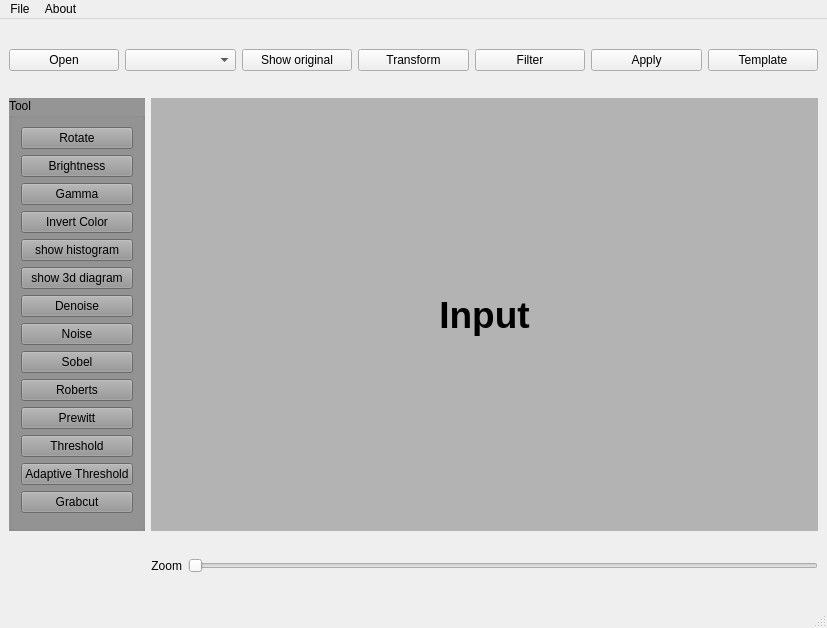
<?xml version="1.0" encoding="UTF-8"?>
<ui version="4.0">
 <class>MainWindow</class>
 <widget class="QMainWindow" name="MainWindow">
  <property name="geometry">
   <rect>
    <x>0</x>
    <y>0</y>
    <width>827</width>
    <height>628</height>
   </rect>
  </property>
  <property name="windowTitle">
   <string>MainWindow</string>
  </property>
  <widget class="QWidget" name="centralwidget">
   <layout class="QGridLayout" name="gridLayout_2">
    <item row="2" column="2">
     <widget class="QSlider" name="slider_zoom_input_img">
      <property name="orientation">
       <enum>Qt::Horizontal</enum>
      </property>
     </widget>
    </item>
    <item row="2" column="1">
     <widget class="QLabel" name="lbl_zoom_input_img">
      <property name="text">
       <string>Zoom</string>
      </property>
      <property name="alignment">
       <set>Qt::AlignRight|Qt::AlignTrailing|Qt::AlignVCenter</set>
      </property>
     </widget>
    </item>
    <item row="0" column="0" colspan="3">
     <layout class="QHBoxLayout" name="horizontalLayout">
      <item>
       <widget class="QPushButton" name="btn_open">
        <property name="text">
         <string>Open</string>
        </property>
        <property name="shortcut">
         <string>Ctrl+O</string>
        </property>
       </widget>
      </item>
      <item>
       <widget class="QComboBox" name="cbox_blur"/>
      </item>
      <item>
       <widget class="QPushButton" name="btn_revert">
        <property name="text">
         <string>Show original</string>
        </property>
        <property name="shortcut">
         <string>Ctrl+O</string>
        </property>
       </widget>
      </item>
      <item>
       <widget class="QPushButton" name="btn_transform">
        <property name="text">
         <string>Transform</string>
        </property>
       </widget>
      </item>
      <item>
       <widget class="QPushButton" name="btn_filter">
        <property name="text">
         <string>Filter</string>
        </property>
       </widget>
      </item>
      <item>
       <widget class="QPushButton" name="btn_apply">
        <property name="text">
         <string>Apply</string>
        </property>
       </widget>
      </item>
      <item>
       <widget class="QPushButton" name="btn_">
        <property name="text">
         <string>Template</string>
        </property>
       </widget>
      </item>
     </layout>
    </item>
    <item row="1" column="0">
     <widget class="QGroupBox" name="grb_Tool">
      <property name="palette">
       <palette>
        <active>
         <colorrole role="WindowText">
          <brush brushstyle="SolidPattern">
           <color alpha="255">
            <red>0</red>
            <green>0</green>
            <blue>0</blue>
           </color>
          </brush>
         </colorrole>
         <colorrole role="Button">
          <brush brushstyle="SolidPattern">
           <color alpha="255">
            <red>149</red>
            <green>149</green>
            <blue>149</blue>
           </color>
          </brush>
         </colorrole>
         <colorrole role="Light">
          <brush brushstyle="SolidPattern">
           <color alpha="255">
            <red>223</red>
            <green>223</green>
            <blue>223</blue>
           </color>
          </brush>
         </colorrole>
         <colorrole role="Midlight">
          <brush brushstyle="SolidPattern">
           <color alpha="255">
            <red>186</red>
            <green>186</green>
            <blue>186</blue>
           </color>
          </brush>
         </colorrole>
         <colorrole role="Dark">
          <brush brushstyle="SolidPattern">
           <color alpha="255">
            <red>74</red>
            <green>74</green>
            <blue>74</blue>
           </color>
          </brush>
         </colorrole>
         <colorrole role="Mid">
          <brush brushstyle="SolidPattern">
           <color alpha="255">
            <red>99</red>
            <green>99</green>
            <blue>99</blue>
           </color>
          </brush>
         </colorrole>
         <colorrole role="Text">
          <brush brushstyle="SolidPattern">
           <color alpha="255">
            <red>0</red>
            <green>0</green>
            <blue>0</blue>
           </color>
          </brush>
         </colorrole>
         <colorrole role="BrightText">
          <brush brushstyle="SolidPattern">
           <color alpha="255">
            <red>255</red>
            <green>255</green>
            <blue>255</blue>
           </color>
          </brush>
         </colorrole>
         <colorrole role="ButtonText">
          <brush brushstyle="SolidPattern">
           <color alpha="255">
            <red>0</red>
            <green>0</green>
            <blue>0</blue>
           </color>
          </brush>
         </colorrole>
         <colorrole role="Base">
          <brush brushstyle="SolidPattern">
           <color alpha="255">
            <red>255</red>
            <green>255</green>
            <blue>255</blue>
           </color>
          </brush>
         </colorrole>
         <colorrole role="Window">
          <brush brushstyle="SolidPattern">
           <color alpha="255">
            <red>149</red>
            <green>149</green>
            <blue>149</blue>
           </color>
          </brush>
         </colorrole>
         <colorrole role="Shadow">
          <brush brushstyle="SolidPattern">
           <color alpha="255">
            <red>0</red>
            <green>0</green>
            <blue>0</blue>
           </color>
          </brush>
         </colorrole>
         <colorrole role="AlternateBase">
          <brush brushstyle="SolidPattern">
           <color alpha="255">
            <red>202</red>
            <green>202</green>
            <blue>202</blue>
           </color>
          </brush>
         </colorrole>
         <colorrole role="ToolTipBase">
          <brush brushstyle="SolidPattern">
           <color alpha="255">
            <red>255</red>
            <green>255</green>
            <blue>220</blue>
           </color>
          </brush>
         </colorrole>
         <colorrole role="ToolTipText">
          <brush brushstyle="SolidPattern">
           <color alpha="255">
            <red>0</red>
            <green>0</green>
            <blue>0</blue>
           </color>
          </brush>
         </colorrole>
         <colorrole role="PlaceholderText">
          <brush brushstyle="NoBrush">
           <color alpha="128">
            <red>0</red>
            <green>0</green>
            <blue>0</blue>
           </color>
          </brush>
         </colorrole>
        </active>
        <inactive>
         <colorrole role="WindowText">
          <brush brushstyle="SolidPattern">
           <color alpha="255">
            <red>0</red>
            <green>0</green>
            <blue>0</blue>
           </color>
          </brush>
         </colorrole>
         <colorrole role="Button">
          <brush brushstyle="SolidPattern">
           <color alpha="255">
            <red>149</red>
            <green>149</green>
            <blue>149</blue>
           </color>
          </brush>
         </colorrole>
         <colorrole role="Light">
          <brush brushstyle="SolidPattern">
           <color alpha="255">
            <red>223</red>
            <green>223</green>
            <blue>223</blue>
           </color>
          </brush>
         </colorrole>
         <colorrole role="Midlight">
          <brush brushstyle="SolidPattern">
           <color alpha="255">
            <red>186</red>
            <green>186</green>
            <blue>186</blue>
           </color>
          </brush>
         </colorrole>
         <colorrole role="Dark">
          <brush brushstyle="SolidPattern">
           <color alpha="255">
            <red>74</red>
            <green>74</green>
            <blue>74</blue>
           </color>
          </brush>
         </colorrole>
         <colorrole role="Mid">
          <brush brushstyle="SolidPattern">
           <color alpha="255">
            <red>99</red>
            <green>99</green>
            <blue>99</blue>
           </color>
          </brush>
         </colorrole>
         <colorrole role="Text">
          <brush brushstyle="SolidPattern">
           <color alpha="255">
            <red>0</red>
            <green>0</green>
            <blue>0</blue>
           </color>
          </brush>
         </colorrole>
         <colorrole role="BrightText">
          <brush brushstyle="SolidPattern">
           <color alpha="255">
            <red>255</red>
            <green>255</green>
            <blue>255</blue>
           </color>
          </brush>
         </colorrole>
         <colorrole role="ButtonText">
          <brush brushstyle="SolidPattern">
           <color alpha="255">
            <red>0</red>
            <green>0</green>
            <blue>0</blue>
           </color>
          </brush>
         </colorrole>
         <colorrole role="Base">
          <brush brushstyle="SolidPattern">
           <color alpha="255">
            <red>255</red>
            <green>255</green>
            <blue>255</blue>
           </color>
          </brush>
         </colorrole>
         <colorrole role="Window">
          <brush brushstyle="SolidPattern">
           <color alpha="255">
            <red>149</red>
            <green>149</green>
            <blue>149</blue>
           </color>
          </brush>
         </colorrole>
         <colorrole role="Shadow">
          <brush brushstyle="SolidPattern">
           <color alpha="255">
            <red>0</red>
            <green>0</green>
            <blue>0</blue>
           </color>
          </brush>
         </colorrole>
         <colorrole role="AlternateBase">
          <brush brushstyle="SolidPattern">
           <color alpha="255">
            <red>202</red>
            <green>202</green>
            <blue>202</blue>
           </color>
          </brush>
         </colorrole>
         <colorrole role="ToolTipBase">
          <brush brushstyle="SolidPattern">
           <color alpha="255">
            <red>255</red>
            <green>255</green>
            <blue>220</blue>
           </color>
          </brush>
         </colorrole>
         <colorrole role="ToolTipText">
          <brush brushstyle="SolidPattern">
           <color alpha="255">
            <red>0</red>
            <green>0</green>
            <blue>0</blue>
           </color>
          </brush>
         </colorrole>
         <colorrole role="PlaceholderText">
          <brush brushstyle="NoBrush">
           <color alpha="128">
            <red>0</red>
            <green>0</green>
            <blue>0</blue>
           </color>
          </brush>
         </colorrole>
        </inactive>
        <disabled>
         <colorrole role="WindowText">
          <brush brushstyle="SolidPattern">
           <color alpha="255">
            <red>74</red>
            <green>74</green>
            <blue>74</blue>
           </color>
          </brush>
         </colorrole>
         <colorrole role="Button">
          <brush brushstyle="SolidPattern">
           <color alpha="255">
            <red>149</red>
            <green>149</green>
            <blue>149</blue>
           </color>
          </brush>
         </colorrole>
         <colorrole role="Light">
          <brush brushstyle="SolidPattern">
           <color alpha="255">
            <red>223</red>
            <green>223</green>
            <blue>223</blue>
           </color>
          </brush>
         </colorrole>
         <colorrole role="Midlight">
          <brush brushstyle="SolidPattern">
           <color alpha="255">
            <red>186</red>
            <green>186</green>
            <blue>186</blue>
           </color>
          </brush>
         </colorrole>
         <colorrole role="Dark">
          <brush brushstyle="SolidPattern">
           <color alpha="255">
            <red>74</red>
            <green>74</green>
            <blue>74</blue>
           </color>
          </brush>
         </colorrole>
         <colorrole role="Mid">
          <brush brushstyle="SolidPattern">
           <color alpha="255">
            <red>99</red>
            <green>99</green>
            <blue>99</blue>
           </color>
          </brush>
         </colorrole>
         <colorrole role="Text">
          <brush brushstyle="SolidPattern">
           <color alpha="255">
            <red>74</red>
            <green>74</green>
            <blue>74</blue>
           </color>
          </brush>
         </colorrole>
         <colorrole role="BrightText">
          <brush brushstyle="SolidPattern">
           <color alpha="255">
            <red>255</red>
            <green>255</green>
            <blue>255</blue>
           </color>
          </brush>
         </colorrole>
         <colorrole role="ButtonText">
          <brush brushstyle="SolidPattern">
           <color alpha="255">
            <red>74</red>
            <green>74</green>
            <blue>74</blue>
           </color>
          </brush>
         </colorrole>
         <colorrole role="Base">
          <brush brushstyle="SolidPattern">
           <color alpha="255">
            <red>149</red>
            <green>149</green>
            <blue>149</blue>
           </color>
          </brush>
         </colorrole>
         <colorrole role="Window">
          <brush brushstyle="SolidPattern">
           <color alpha="255">
            <red>149</red>
            <green>149</green>
            <blue>149</blue>
           </color>
          </brush>
         </colorrole>
         <colorrole role="Shadow">
          <brush brushstyle="SolidPattern">
           <color alpha="255">
            <red>0</red>
            <green>0</green>
            <blue>0</blue>
           </color>
          </brush>
         </colorrole>
         <colorrole role="AlternateBase">
          <brush brushstyle="SolidPattern">
           <color alpha="255">
            <red>149</red>
            <green>149</green>
            <blue>149</blue>
           </color>
          </brush>
         </colorrole>
         <colorrole role="ToolTipBase">
          <brush brushstyle="SolidPattern">
           <color alpha="255">
            <red>255</red>
            <green>255</green>
            <blue>220</blue>
           </color>
          </brush>
         </colorrole>
         <colorrole role="ToolTipText">
          <brush brushstyle="SolidPattern">
           <color alpha="255">
            <red>0</red>
            <green>0</green>
            <blue>0</blue>
           </color>
          </brush>
         </colorrole>
         <colorrole role="PlaceholderText">
          <brush brushstyle="NoBrush">
           <color alpha="128">
            <red>0</red>
            <green>0</green>
            <blue>0</blue>
           </color>
          </brush>
         </colorrole>
        </disabled>
       </palette>
      </property>
      <property name="autoFillBackground">
       <bool>true</bool>
      </property>
      <property name="title">
       <string>Tool</string>
      </property>
      <layout class="QGridLayout" name="gridLayout">
       <item row="0" column="0">
        <widget class="QPushButton" name="btn_rotate">
         <property name="text">
          <string>Rotate</string>
         </property>
        </widget>
       </item>
       <item row="1" column="0">
        <widget class="QPushButton" name="btn_brightness">
         <property name="text">
          <string>Brightness</string>
         </property>
        </widget>
       </item>
       <item row="2" column="0">
        <widget class="QPushButton" name="btn_gamma">
         <property name="text">
          <string>Gamma</string>
         </property>
        </widget>
       </item>
       <item row="3" column="0">
        <widget class="QPushButton" name="btn_invert_color">
         <property name="text">
          <string>Invert Color</string>
         </property>
        </widget>
       </item>
       <item row="4" column="0">
        <widget class="QPushButton" name="btn_show_histogram">
         <property name="text">
          <string>show histogram</string>
         </property>
        </widget>
       </item>
       <item row="5" column="0">
        <widget class="QPushButton" name="btn_show_diagram_3d">
         <property name="text">
          <string>show 3d diagram</string>
         </property>
        </widget>
       </item>
       <item row="6" column="0">
        <widget class="QPushButton" name="btn_denoise">
         <property name="text">
          <string>Denoise</string>
         </property>
        </widget>
       </item>
       <item row="7" column="0">
        <widget class="QPushButton" name="btn_noise">
         <property name="text">
          <string>Noise</string>
         </property>
        </widget>
       </item>
       <item row="8" column="0">
        <widget class="QPushButton" name="btn_sobel">
         <property name="text">
          <string>Sobel</string>
         </property>
        </widget>
       </item>
       <item row="9" column="0">
        <widget class="QPushButton" name="btn_roberts">
         <property name="text">
          <string>Roberts</string>
         </property>
        </widget>
       </item>
       <item row="10" column="0">
        <widget class="QPushButton" name="btn_prewitt">
         <property name="text">
          <string>Prewitt</string>
         </property>
        </widget>
       </item>
       <item row="11" column="0">
        <widget class="QPushButton" name="btn_threshold">
         <property name="text">
          <string>Threshold</string>
         </property>
        </widget>
       </item>
       <item row="12" column="0">
        <widget class="QPushButton" name="btn_adaptive_threshold">
         <property name="text">
          <string>Adaptive Threshold</string>
         </property>
        </widget>
       </item>
       <item row="13" column="0">
        <widget class="QPushButton" name="btn_grabcut">
         <property name="text">
          <string>Grabcut</string>
         </property>
        </widget>
       </item>
      </layout>
     </widget>
    </item>
    <item row="1" column="1" colspan="2">
     <widget class="QLabel" name="lbl_input_img">
      <property name="sizePolicy">
       <sizepolicy hsizetype="Preferred" vsizetype="Preferred">
        <horstretch>0</horstretch>
        <verstretch>0</verstretch>
       </sizepolicy>
      </property>
      <property name="maximumSize">
       <size>
        <width>682</width>
        <height>433</height>
       </size>
      </property>
      <property name="palette">
       <palette>
        <active>
         <colorrole role="WindowText">
          <brush brushstyle="SolidPattern">
           <color alpha="255">
            <red>0</red>
            <green>0</green>
            <blue>0</blue>
           </color>
          </brush>
         </colorrole>
         <colorrole role="Button">
          <brush brushstyle="SolidPattern">
           <color alpha="255">
            <red>179</red>
            <green>179</green>
            <blue>179</blue>
           </color>
          </brush>
         </colorrole>
         <colorrole role="Light">
          <brush brushstyle="SolidPattern">
           <color alpha="255">
            <red>255</red>
            <green>255</green>
            <blue>255</blue>
           </color>
          </brush>
         </colorrole>
         <colorrole role="Midlight">
          <brush brushstyle="SolidPattern">
           <color alpha="255">
            <red>217</red>
            <green>217</green>
            <blue>217</blue>
           </color>
          </brush>
         </colorrole>
         <colorrole role="Dark">
          <brush brushstyle="SolidPattern">
           <color alpha="255">
            <red>89</red>
            <green>89</green>
            <blue>89</blue>
           </color>
          </brush>
         </colorrole>
         <colorrole role="Mid">
          <brush brushstyle="SolidPattern">
           <color alpha="255">
            <red>119</red>
            <green>119</green>
            <blue>119</blue>
           </color>
          </brush>
         </colorrole>
         <colorrole role="Text">
          <brush brushstyle="SolidPattern">
           <color alpha="255">
            <red>0</red>
            <green>0</green>
            <blue>0</blue>
           </color>
          </brush>
         </colorrole>
         <colorrole role="BrightText">
          <brush brushstyle="SolidPattern">
           <color alpha="255">
            <red>255</red>
            <green>255</green>
            <blue>255</blue>
           </color>
          </brush>
         </colorrole>
         <colorrole role="ButtonText">
          <brush brushstyle="SolidPattern">
           <color alpha="255">
            <red>0</red>
            <green>0</green>
            <blue>0</blue>
           </color>
          </brush>
         </colorrole>
         <colorrole role="Base">
          <brush brushstyle="SolidPattern">
           <color alpha="255">
            <red>255</red>
            <green>255</green>
            <blue>255</blue>
           </color>
          </brush>
         </colorrole>
         <colorrole role="Window">
          <brush brushstyle="SolidPattern">
           <color alpha="255">
            <red>179</red>
            <green>179</green>
            <blue>179</blue>
           </color>
          </brush>
         </colorrole>
         <colorrole role="Shadow">
          <brush brushstyle="SolidPattern">
           <color alpha="255">
            <red>0</red>
            <green>0</green>
            <blue>0</blue>
           </color>
          </brush>
         </colorrole>
         <colorrole role="AlternateBase">
          <brush brushstyle="SolidPattern">
           <color alpha="255">
            <red>217</red>
            <green>217</green>
            <blue>217</blue>
           </color>
          </brush>
         </colorrole>
         <colorrole role="ToolTipBase">
          <brush brushstyle="SolidPattern">
           <color alpha="255">
            <red>255</red>
            <green>255</green>
            <blue>220</blue>
           </color>
          </brush>
         </colorrole>
         <colorrole role="ToolTipText">
          <brush brushstyle="SolidPattern">
           <color alpha="255">
            <red>0</red>
            <green>0</green>
            <blue>0</blue>
           </color>
          </brush>
         </colorrole>
         <colorrole role="PlaceholderText">
          <brush brushstyle="NoBrush">
           <color alpha="128">
            <red>0</red>
            <green>0</green>
            <blue>0</blue>
           </color>
          </brush>
         </colorrole>
        </active>
        <inactive>
         <colorrole role="WindowText">
          <brush brushstyle="SolidPattern">
           <color alpha="255">
            <red>0</red>
            <green>0</green>
            <blue>0</blue>
           </color>
          </brush>
         </colorrole>
         <colorrole role="Button">
          <brush brushstyle="SolidPattern">
           <color alpha="255">
            <red>179</red>
            <green>179</green>
            <blue>179</blue>
           </color>
          </brush>
         </colorrole>
         <colorrole role="Light">
          <brush brushstyle="SolidPattern">
           <color alpha="255">
            <red>255</red>
            <green>255</green>
            <blue>255</blue>
           </color>
          </brush>
         </colorrole>
         <colorrole role="Midlight">
          <brush brushstyle="SolidPattern">
           <color alpha="255">
            <red>217</red>
            <green>217</green>
            <blue>217</blue>
           </color>
          </brush>
         </colorrole>
         <colorrole role="Dark">
          <brush brushstyle="SolidPattern">
           <color alpha="255">
            <red>89</red>
            <green>89</green>
            <blue>89</blue>
           </color>
          </brush>
         </colorrole>
         <colorrole role="Mid">
          <brush brushstyle="SolidPattern">
           <color alpha="255">
            <red>119</red>
            <green>119</green>
            <blue>119</blue>
           </color>
          </brush>
         </colorrole>
         <colorrole role="Text">
          <brush brushstyle="SolidPattern">
           <color alpha="255">
            <red>0</red>
            <green>0</green>
            <blue>0</blue>
           </color>
          </brush>
         </colorrole>
         <colorrole role="BrightText">
          <brush brushstyle="SolidPattern">
           <color alpha="255">
            <red>255</red>
            <green>255</green>
            <blue>255</blue>
           </color>
          </brush>
         </colorrole>
         <colorrole role="ButtonText">
          <brush brushstyle="SolidPattern">
           <color alpha="255">
            <red>0</red>
            <green>0</green>
            <blue>0</blue>
           </color>
          </brush>
         </colorrole>
         <colorrole role="Base">
          <brush brushstyle="SolidPattern">
           <color alpha="255">
            <red>255</red>
            <green>255</green>
            <blue>255</blue>
           </color>
          </brush>
         </colorrole>
         <colorrole role="Window">
          <brush brushstyle="SolidPattern">
           <color alpha="255">
            <red>179</red>
            <green>179</green>
            <blue>179</blue>
           </color>
          </brush>
         </colorrole>
         <colorrole role="Shadow">
          <brush brushstyle="SolidPattern">
           <color alpha="255">
            <red>0</red>
            <green>0</green>
            <blue>0</blue>
           </color>
          </brush>
         </colorrole>
         <colorrole role="AlternateBase">
          <brush brushstyle="SolidPattern">
           <color alpha="255">
            <red>217</red>
            <green>217</green>
            <blue>217</blue>
           </color>
          </brush>
         </colorrole>
         <colorrole role="ToolTipBase">
          <brush brushstyle="SolidPattern">
           <color alpha="255">
            <red>255</red>
            <green>255</green>
            <blue>220</blue>
           </color>
          </brush>
         </colorrole>
         <colorrole role="ToolTipText">
          <brush brushstyle="SolidPattern">
           <color alpha="255">
            <red>0</red>
            <green>0</green>
            <blue>0</blue>
           </color>
          </brush>
         </colorrole>
         <colorrole role="PlaceholderText">
          <brush brushstyle="NoBrush">
           <color alpha="128">
            <red>0</red>
            <green>0</green>
            <blue>0</blue>
           </color>
          </brush>
         </colorrole>
        </inactive>
        <disabled>
         <colorrole role="WindowText">
          <brush brushstyle="SolidPattern">
           <color alpha="255">
            <red>89</red>
            <green>89</green>
            <blue>89</blue>
           </color>
          </brush>
         </colorrole>
         <colorrole role="Button">
          <brush brushstyle="SolidPattern">
           <color alpha="255">
            <red>179</red>
            <green>179</green>
            <blue>179</blue>
           </color>
          </brush>
         </colorrole>
         <colorrole role="Light">
          <brush brushstyle="SolidPattern">
           <color alpha="255">
            <red>255</red>
            <green>255</green>
            <blue>255</blue>
           </color>
          </brush>
         </colorrole>
         <colorrole role="Midlight">
          <brush brushstyle="SolidPattern">
           <color alpha="255">
            <red>217</red>
            <green>217</green>
            <blue>217</blue>
           </color>
          </brush>
         </colorrole>
         <colorrole role="Dark">
          <brush brushstyle="SolidPattern">
           <color alpha="255">
            <red>89</red>
            <green>89</green>
            <blue>89</blue>
           </color>
          </brush>
         </colorrole>
         <colorrole role="Mid">
          <brush brushstyle="SolidPattern">
           <color alpha="255">
            <red>119</red>
            <green>119</green>
            <blue>119</blue>
           </color>
          </brush>
         </colorrole>
         <colorrole role="Text">
          <brush brushstyle="SolidPattern">
           <color alpha="255">
            <red>89</red>
            <green>89</green>
            <blue>89</blue>
           </color>
          </brush>
         </colorrole>
         <colorrole role="BrightText">
          <brush brushstyle="SolidPattern">
           <color alpha="255">
            <red>255</red>
            <green>255</green>
            <blue>255</blue>
           </color>
          </brush>
         </colorrole>
         <colorrole role="ButtonText">
          <brush brushstyle="SolidPattern">
           <color alpha="255">
            <red>89</red>
            <green>89</green>
            <blue>89</blue>
           </color>
          </brush>
         </colorrole>
         <colorrole role="Base">
          <brush brushstyle="SolidPattern">
           <color alpha="255">
            <red>179</red>
            <green>179</green>
            <blue>179</blue>
           </color>
          </brush>
         </colorrole>
         <colorrole role="Window">
          <brush brushstyle="SolidPattern">
           <color alpha="255">
            <red>179</red>
            <green>179</green>
            <blue>179</blue>
           </color>
          </brush>
         </colorrole>
         <colorrole role="Shadow">
          <brush brushstyle="SolidPattern">
           <color alpha="255">
            <red>0</red>
            <green>0</green>
            <blue>0</blue>
           </color>
          </brush>
         </colorrole>
         <colorrole role="AlternateBase">
          <brush brushstyle="SolidPattern">
           <color alpha="255">
            <red>179</red>
            <green>179</green>
            <blue>179</blue>
           </color>
          </brush>
         </colorrole>
         <colorrole role="ToolTipBase">
          <brush brushstyle="SolidPattern">
           <color alpha="255">
            <red>255</red>
            <green>255</green>
            <blue>220</blue>
           </color>
          </brush>
         </colorrole>
         <colorrole role="ToolTipText">
          <brush brushstyle="SolidPattern">
           <color alpha="255">
            <red>0</red>
            <green>0</green>
            <blue>0</blue>
           </color>
          </brush>
         </colorrole>
         <colorrole role="PlaceholderText">
          <brush brushstyle="NoBrush">
           <color alpha="128">
            <red>0</red>
            <green>0</green>
            <blue>0</blue>
           </color>
          </brush>
         </colorrole>
        </disabled>
       </palette>
      </property>
      <property name="font">
       <font>
        <pointsize>28</pointsize>
        <weight>75</weight>
        <bold>true</bold>
       </font>
      </property>
      <property name="autoFillBackground">
       <bool>true</bool>
      </property>
      <property name="text">
       <string>Input</string>
      </property>
      <property name="scaledContents">
       <bool>true</bool>
      </property>
      <property name="alignment">
       <set>Qt::AlignCenter</set>
      </property>
     </widget>
    </item>
   </layout>
  </widget>
  <widget class="QMenuBar" name="menubar">
   <property name="geometry">
    <rect>
     <x>0</x>
     <y>0</y>
     <width>827</width>
     <height>21</height>
    </rect>
   </property>
   <widget class="QMenu" name="menuFile">
    <property name="title">
     <string>File</string>
    </property>
    <addaction name="actionOpen"/>
    <addaction name="separator"/>
    <addaction name="actionExit"/>
    <addaction name="separator"/>
    <addaction name="actionSave"/>
    <addaction name="separator"/>
    <addaction name="actionSave_2"/>
   </widget>
   <widget class="QMenu" name="menuABout">
    <property name="title">
     <string>About</string>
    </property>
   </widget>
   <addaction name="menuFile"/>
   <addaction name="menuABout"/>
  </widget>
  <widget class="QStatusBar" name="statusbar"/>
  <action name="actionOpen">
   <property name="text">
    <string>Open</string>
   </property>
  </action>
  <action name="actionExit">
   <property name="text">
    <string>Exit</string>
   </property>
  </action>
  <action name="actionSave">
   <property name="text">
    <string>Save</string>
   </property>
   <property name="shortcut">
    <string>Ctrl+S</string>
   </property>
  </action>
  <action name="actionSave_2">
   <property name="text">
    <string>Save As</string>
   </property>
  </action>
 </widget>
 <resources/>
 <connections>
  <connection>
   <sender>actionExit</sender>
   <signal>triggered()</signal>
   <receiver>MainWindow</receiver>
   <slot>close()</slot>
   <hints>
    <hint type="sourcelabel">
     <x>-1</x>
     <y>-1</y>
    </hint>
    <hint type="destinationlabel">
     <x>528</x>
     <y>320</y>
    </hint>
   </hints>
  </connection>
 </connections>
</ui>
